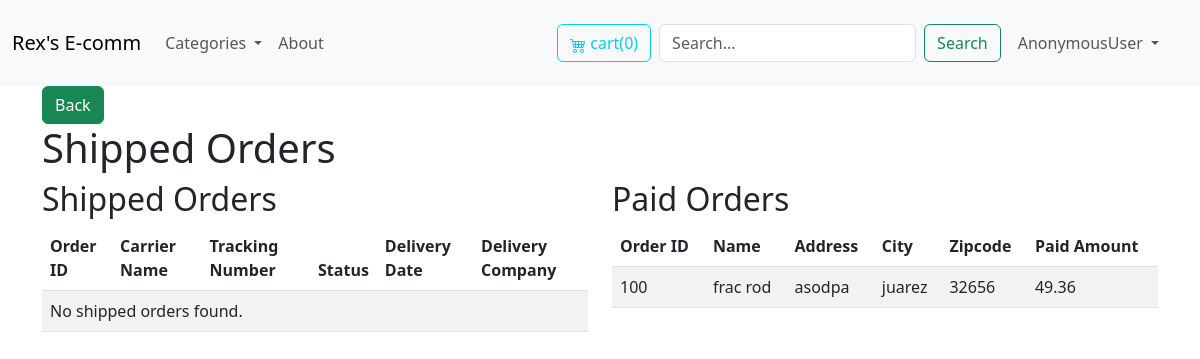
The page /shippingList/ on the database its author committed.
### store/models.py (models this page shows, shortened)
class Order(models.Model):
    first_name = models.CharField(max_length=255)
    last_name = models.CharField(max_length=255)
    address = models.CharField(max_length=255)
    zipcode = models.CharField(max_length=255)
    city = models.CharField(max_length=255)
    paid_amount = models.IntegerField(blank=True, null=True)
    is_paid = models.BooleanField(default=False)
    payment_intent = models.CharField(max_length=255)
    discount_code = models.CharField(max_length=35, null=True, blank=True)
    created_by = models.ForeignKey(User, related_name='orders', on_delete=models.SET_NULL, null=True)
    created_at = models.DateTimeField(auto_now_add=True)
    is_shipped = models.BooleanField(default=False)
    class Meta:
        ordering = ('-id','-created_at',)
    def get_display_price(self):
        return self.paid_amount /100

### Shipping/views.py (the view)
# urls.py: path('shippingList/', views.Shipping_ListView.as_view(), name='shipping_list')
class Shipping_ListView(ListView):
    paginate_by =50
    model = Shipped_Orders
    context_object_name = 'shipped_orders'
    template_name = 'Shipping/shippings_list.html'
    def get_context_data(self, **kwargs):
        context = super().get_context_data(**kwargs)
        orders = Order.objects.filter(is_paid=True)#, shipped_orders__isnull=False)#.distinct()
        context['orders'] = orders
        return context

### store/cart.py (called while the page is built)
    def __len__(self):
        return sum(item['quantity'] for item in self.cart.values())

### store/context_processors.py (called while the page is built)
def cart(request):
    return {'cart':Cart(request)}

### store/templatetags/menu.py (called while the page is built)
@register.inclusion_tag('core/menu.html')
def menu(*args, **kwargs):
    categories = Category.objects.annotate(product_count=Count('products')).filter(product_count__gt=0)
    return {'categories': categories}

@register.simple_tag
def back_button(request):
    if request.method == 'GET':
        return True #request.META.get('HTTP_REFERER', '/')
    return False

### Shipping/templates/Shipping/shippings_list.html (shortened to what this page needs)
{% extends 'core/mainBase.html' %}
{% block content %}
<h1>Shipped Orders</h1>
<div class="row">
  <div class="col-md-6">
    <h2>Shipped Orders</h2>
    <table class="table table-striped">
      <thead>
        <tr>
          <th>Order ID</th>
          <th>Carrier Name</th>
          <th>Tracking Number</th>
          <th>Status</th>
          <th>Delivery Date</th>
          <th>Delivery Company</th>
        </tr>
      </thead>
      <tbody>
        {% for shipped_order in shipped_orders %}
          <tr>
            <td>{{ shipped_order.order.id }}</td>
            <td>{{ shipped_order.carrier_name }}</td>
            <td>{{ shipped_order.tracking_number }}</td>
            <td>{{ shipped_order.status }}</td>
            <td>{{ shipped_order.delivery_date }}</td>
            <td>{{ shipped_order.delivery_company }}</td>
          </tr>
        {% empty %}
          <tr>
            <td colspan="6">No shipped orders found.</td>
          </tr>
        {% endfor %}
      </tbody>
    </table>
  </div>
  <div class="col-md-6">
    <h2>Paid Orders</h2>
    <table class="table table-striped">
      <thead>
        <tr>
          <th>Order ID</th>
          <th>Name</th>
          <th>Address</th>
          <th>City</th>
          <th>Zipcode</th>
          <th>Paid Amount</th>
        </tr>
      </thead>
      <tbody>
        {% for order in orders %}
          <tr>
            <td>{{ order.id }}</td>
            <td>{{ order.first_name }} {{ order.last_name }}</td>
            <td>{{ order.address }}</td>
            <td>{{ order.city }}</td>
            <td>{{ order.zipcode }}</td>
            <td>{{ order.get_display_price }}</td>
          </tr>
        {% empty %}
          <tr>
            <td colspan="6">No paid orders found.</td>
          </tr>
        {% endfor %}
      </tbody>
    </table>
  </div>
</div>
{% endblock content %}

### rows shown on the page
Order: id "100", first_name "frac", last_name "rod", address "asodpa", city "juarez", zipcode "32656", get_display_price "49.36"

### other values the page prints
{{ cart|length }} "0"
{{ request.user }} "AnonymousUser"
